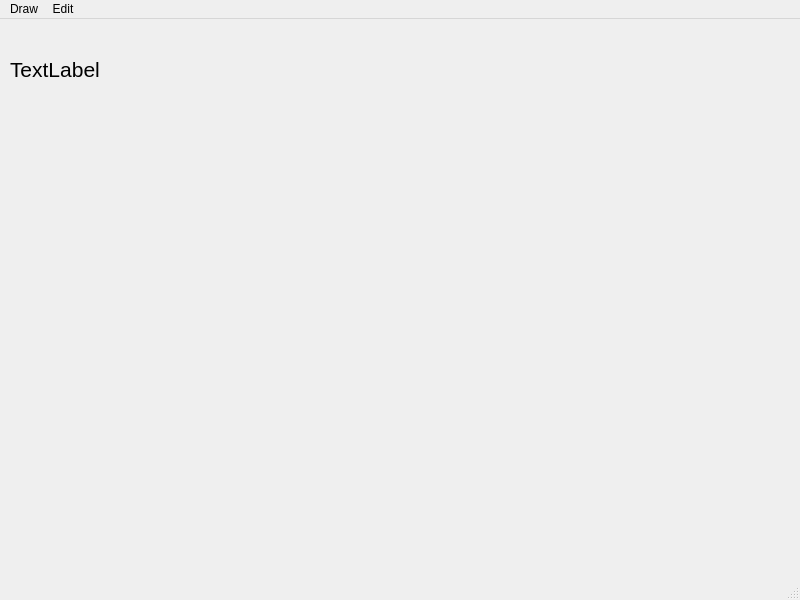
<?xml version="1.0" encoding="UTF-8"?>
<ui version="4.0">
 <class>MainWindow</class>
 <widget class="QMainWindow" name="MainWindow">
  <property name="geometry">
   <rect>
    <x>0</x>
    <y>0</y>
    <width>800</width>
    <height>600</height>
   </rect>
  </property>
  <property name="windowTitle">
   <string>MainWindow</string>
  </property>
  <widget class="QWidget" name="centralwidget">
   <widget class="QLabel" name="label">
    <property name="geometry">
     <rect>
      <x>10</x>
      <y>30</y>
      <width>401</width>
      <height>41</height>
     </rect>
    </property>
    <property name="font">
     <font>
      <family>Arial</family>
      <pointsize>16</pointsize>
     </font>
    </property>
    <property name="text">
     <string>TextLabel</string>
    </property>
   </widget>
  </widget>
  <widget class="QMenuBar" name="menubar">
   <property name="geometry">
    <rect>
     <x>0</x>
     <y>0</y>
     <width>800</width>
     <height>23</height>
    </rect>
   </property>
   <widget class="QMenu" name="menuDraw">
    <property name="title">
     <string>Draw</string>
    </property>
    <widget class="QMenu" name="menuProperties">
     <property name="title">
      <string>Properties</string>
     </property>
     <addaction name="actionPage_Setup"/>
     <addaction name="actionSet_Password"/>
    </widget>
    <addaction name="actionDraw_Circle"/>
    <addaction name="actionDraw_Rectangle"/>
    <addaction name="actionDraw_Line"/>
    <addaction name="separator"/>
    <addaction name="menuProperties"/>
   </widget>
   <widget class="QMenu" name="menuEdit">
    <property name="title">
     <string>Edit</string>
    </property>
    <addaction name="actionCut"/>
    <addaction name="actionCopy"/>
    <addaction name="actionPaste"/>
   </widget>
   <addaction name="menuDraw"/>
   <addaction name="menuEdit"/>
  </widget>
  <widget class="QStatusBar" name="statusbar"/>
  <action name="actionDraw_Circle">
   <property name="text">
    <string>Draw Circle</string>
   </property>
  </action>
  <action name="actionDraw_Rectangle">
   <property name="text">
    <string>Draw Rectangle</string>
   </property>
  </action>
  <action name="actionDraw_Line">
   <property name="text">
    <string>Draw Line</string>
   </property>
  </action>
  <action name="actionPage_Setup">
   <property name="text">
    <string>Page Setup</string>
   </property>
  </action>
  <action name="actionSet_Password">
   <property name="text">
    <string>Set Password</string>
   </property>
  </action>
  <action name="actionCut">
   <property name="text">
    <string>Cut</string>
   </property>
  </action>
  <action name="actionCopy">
   <property name="text">
    <string>Copy</string>
   </property>
  </action>
  <action name="actionPaste">
   <property name="text">
    <string>Paste</string>
   </property>
  </action>
 </widget>
 <resources/>
 <connections/>
</ui>
